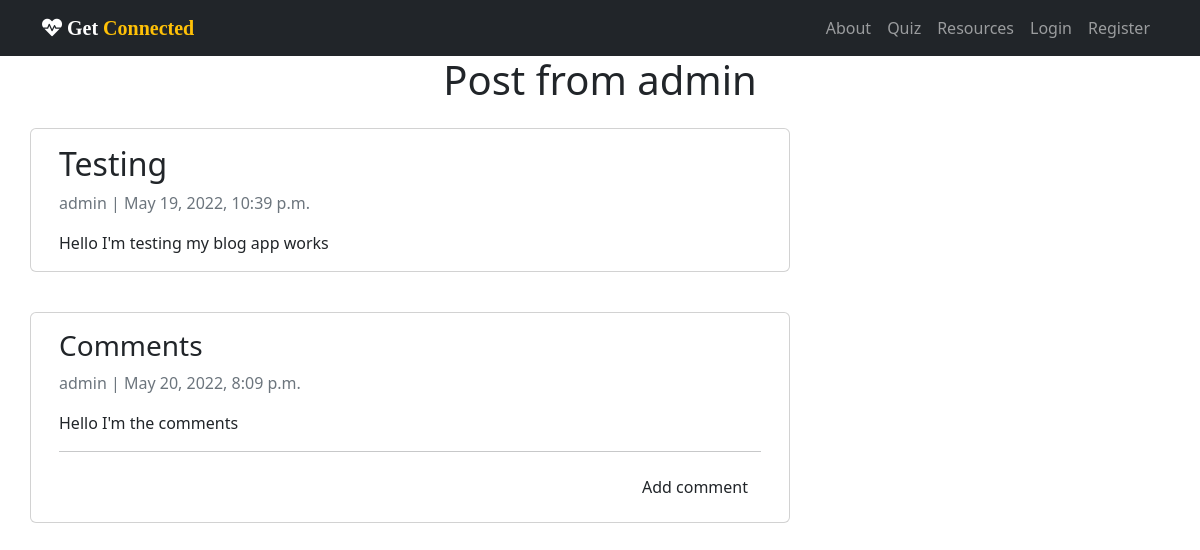
Screenshot of /testing/ with the database file from the repository.
### blog/models.py (models this page shows, shortened)
class Post(models.Model):
    title = models.CharField(max_length=200, unique=True)
    slug = models.SlugField(max_length=200, unique=True)
    author = models.ForeignKey(
        User, on_delete=models.CASCADE, related_name='blog_posts')
    updated_on = models.DateTimeField(auto_now=True)
    content = models.TextField(null=False, blank=False)
    created_on = models.DateTimeField(auto_now_add=True)
    status = models.IntegerField(choices=STATUS, default=0)
    class Meta:
        ordering = ['-created_on']

class Comments(models.Model):
    post = models.ForeignKey(Post, on_delete=models.CASCADE)
    author = models.ForeignKey(User, on_delete=models.CASCADE)
    content = models.TextField(null=False, blank=False)
    created_on = models.DateTimeField(auto_now_add=True)
    class Meta:
        ordering = ['-created_on']

### blog/views.py (the view)
# urls.py: path('<slug:slug>/', views.post_details, name='post_detail'),
def post_details(request, slug):
    post = get_object_or_404(Post, slug=slug)
    comments = Comments.objects.filter(post=post.pk)
    context = {
        'post': post,
        'comments': comments,
    }
    return render(request, 'blog/post_detail.html', context)

### blog/templates/blog/post_detail.html (shortened to what this page needs)
{% extends 'base.html' %}
{% block content %}
<div class="container">
  <div class="text-center">
    <h1>Post from {{ post.author }}</h1>
  </div>
  <div class="row">
    <div class="col-md-8 card mb-4 mt-3 left">
      <div class="card-body">
        <h2>{% block title %} {{ post.title }} {% endblock title %}</h2>
        <p class=" text-muted">{{ post.author }} | {{ post.created_on }}</p>
        <p class="card-text ">{{ post.content }}</p>
      </div>
    </div>
  </div>
  <div class="row">
    <div class="col-md-8 card mb-4  mt-3 left  top">
      <div class="card-body">
        <h3>Comments</h3>
          {% if comments %}
            {% for comment in comments %}
              <p class=" text-muted">{{ comment.author }} | {{ comment.created_on }}</p>
              <p class="card-text ">{{ comment.content }}</p>
              <hr>
            {% endfor %}
          {% else %}
            <p>No comments yet, why don't you add one and show {{ post.author }} some support.</p>
          {% endif %}
          <div class="text-end">
            <a class="btn btn-md my-btn mr-2" href="{% url 'add_comment' post.id %}"
            aria-label="Will open add comment page"> Add comment </a>
          </div>
      </div>
    </div>
</div>
{% endblock content %}

### static/css/base.css (style rules this page uses)
body { margin: 0; padding: 0; }

### rows the page displays
Post: author "admin", title "Testing", created_on "May 19, 2022, 10:39 p.m.", content "Hello I'm testing my blog app works"
Comments: author "admin", created_on "May 20, 2022, 8:09 p.m.", content "Hello I'm the comments"
